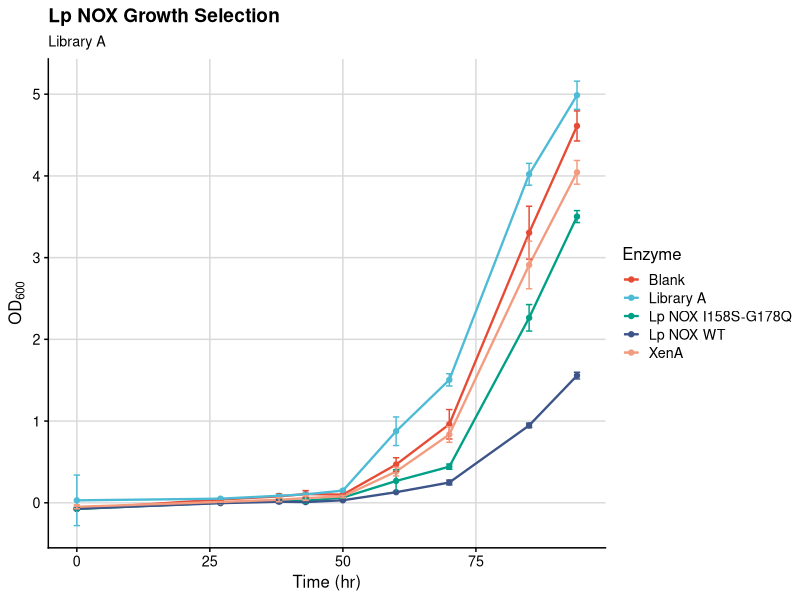
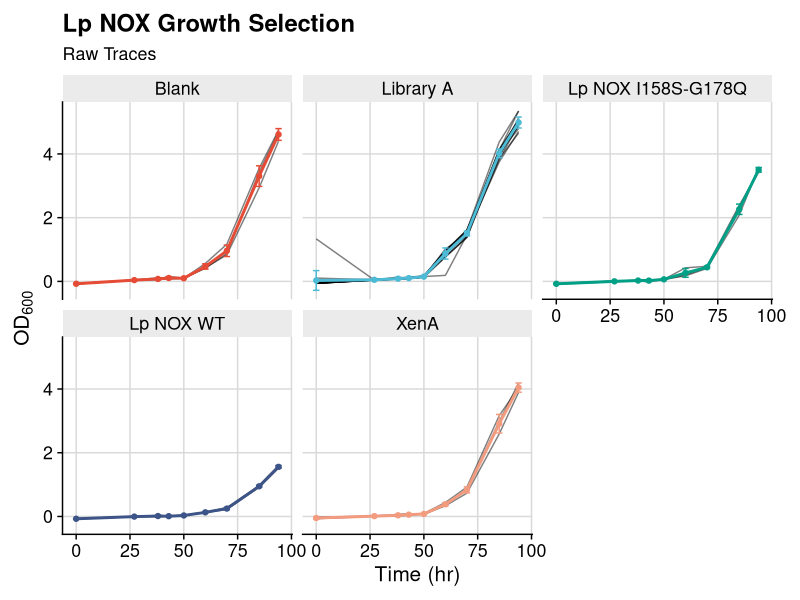

These figures' R source, in order:
library(tidyverse)
library(ggsci)
library(cowplot)

# read data and convert to tidy format
# add name labels
# correct for dilution and absorbance blank
df <- read_csv('reads_wide.csv') %>%
    pivot_longer(!read_num, names_to='time', values_to='abs') %>%
    mutate(enzyme = case_when(
        read_num %in% seq(1, 3) ~ 'XenA',
        read_num %in% seq(4, 6) ~ 'Blank',
        read_num %in% seq(7, 9) ~ 'Lp NOX WT',
        read_num %in% seq(10, 12) ~ 'Lp NOX I158S-G178Q',
        read_num > 12 ~ 'Library A')) %>%
    mutate(abs_corr = (abs - 0.039) * 10 * 2.82) %>%
    mutate(time = as.numeric(time))


# agg data over replicates to get mean and std at each timepoint
df_grp <- df %>%
    group_by(enzyme, time) %>%
    summarize(abs_corr_mean = mean(abs_corr), abs_corr_std = sd(abs_corr))

# save cleaned data
write.csv(df, 'clean_timeseries.csv', row.names=FALSE)
write.csv(df_grp, 'clean_timeseries_agg.csv', row.names=FALSE)

##################################################################################


# plot aggregated traces on single plot for direct comparison
p <- df_grp %>%
  ggplot(aes(x=time, y=abs_corr_mean, color=enzyme)) +
  geom_point() +
  geom_line(size=0.8) +
  geom_errorbar(aes(ymin = abs_corr_mean - abs_corr_std, ymax = abs_corr_mean + abs_corr_std), width=1.2) +
  theme_half_open(12) +
  background_grid() + 
  #theme(legend.position = 'bottom') +
  labs(title='Lp NOX Growth Selection', subtitle='Library A', x='Time (hr)', y=expression("OD"[600]),
       col='Enzyme') +
  scale_color_npg()
 
ggsave('df_grp.pdf', width=6, height=4)

# plot aggregrated traces overlaid on each raw time series
# facet by enzyme
g <- df %>%
  ggplot(aes(x=time, y=abs_corr)) +
  geom_line(aes(group=read_num), color='black', alpha=0.5) +
  geom_point(data = df_grp, aes(x=time, y=abs_corr_mean, color=enzyme)) +
  geom_line(data = df_grp, aes(x=time, y=abs_corr_mean, color=enzyme), size=1) + 
  geom_errorbar(data=df_grp, aes(x=time, y=abs_corr_mean, ymin=abs_corr_mean - abs_corr_std, ymax = abs_corr_mean + abs_corr_std,
                                 color=enzyme), width=3) + 
  facet_wrap(~enzyme) +
  theme_half_open(15) +
  background_grid() +
  theme(legend.position='none') +
  theme(strip.background = element_rect(fill='gray92')) + 
  theme(plot.margin = margin(10, 20, 10, 10)) + 
  labs(title='Lp NOX Growth Selection', subtitle='Raw Traces', x='Time (hr)', y=expression("OD"[600])) +
  scale_color_npg() 

ggsave('df_raw.pdf', width=10, height=6.5)

    